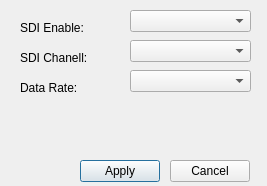
<?xml version="1.0" encoding="UTF-8"?>
<ui version="4.0">
 <class>Dialog</class>
 <widget class="QDialog" name="Dialog">
  <property name="geometry">
   <rect>
    <x>0</x>
    <y>0</y>
    <width>267</width>
    <height>186</height>
   </rect>
  </property>
  <property name="windowTitle">
   <string>Dialog</string>
  </property>
  <widget class="QComboBox" name="cSDIEnable">
   <property name="geometry">
    <rect>
     <x>130</x>
     <y>10</y>
     <width>121</width>
     <height>22</height>
    </rect>
   </property>
  </widget>
  <widget class="QComboBox" name="cSDIChanell">
   <property name="geometry">
    <rect>
     <x>130</x>
     <y>40</y>
     <width>121</width>
     <height>22</height>
    </rect>
   </property>
  </widget>
  <widget class="QComboBox" name="cDatarate">
   <property name="geometry">
    <rect>
     <x>130</x>
     <y>70</y>
     <width>121</width>
     <height>22</height>
    </rect>
   </property>
  </widget>
  <widget class="QLabel" name="lSDIEnable">
   <property name="geometry">
    <rect>
     <x>20</x>
     <y>20</y>
     <width>91</width>
     <height>16</height>
    </rect>
   </property>
   <property name="text">
    <string>SDI Enable:</string>
   </property>
  </widget>
  <widget class="QLabel" name="lSDIChanell">
   <property name="geometry">
    <rect>
     <x>20</x>
     <y>50</y>
     <width>91</width>
     <height>16</height>
    </rect>
   </property>
   <property name="text">
    <string>SDI Chanell:</string>
   </property>
  </widget>
  <widget class="QLabel" name="ldataRate">
   <property name="geometry">
    <rect>
     <x>20</x>
     <y>80</y>
     <width>81</width>
     <height>16</height>
    </rect>
   </property>
   <property name="text">
    <string>Data Rate:</string>
   </property>
  </widget>
  <widget class="QPushButton" name="pbApply">
   <property name="geometry">
    <rect>
     <x>80</x>
     <y>160</y>
     <width>80</width>
     <height>22</height>
    </rect>
   </property>
   <property name="text">
    <string>Apply</string>
   </property>
  </widget>
  <widget class="QPushButton" name="pbCancel">
   <property name="geometry">
    <rect>
     <x>170</x>
     <y>160</y>
     <width>80</width>
     <height>22</height>
    </rect>
   </property>
   <property name="text">
    <string>Cancel</string>
   </property>
  </widget>
 </widget>
 <resources/>
 <connections/>
</ui>
